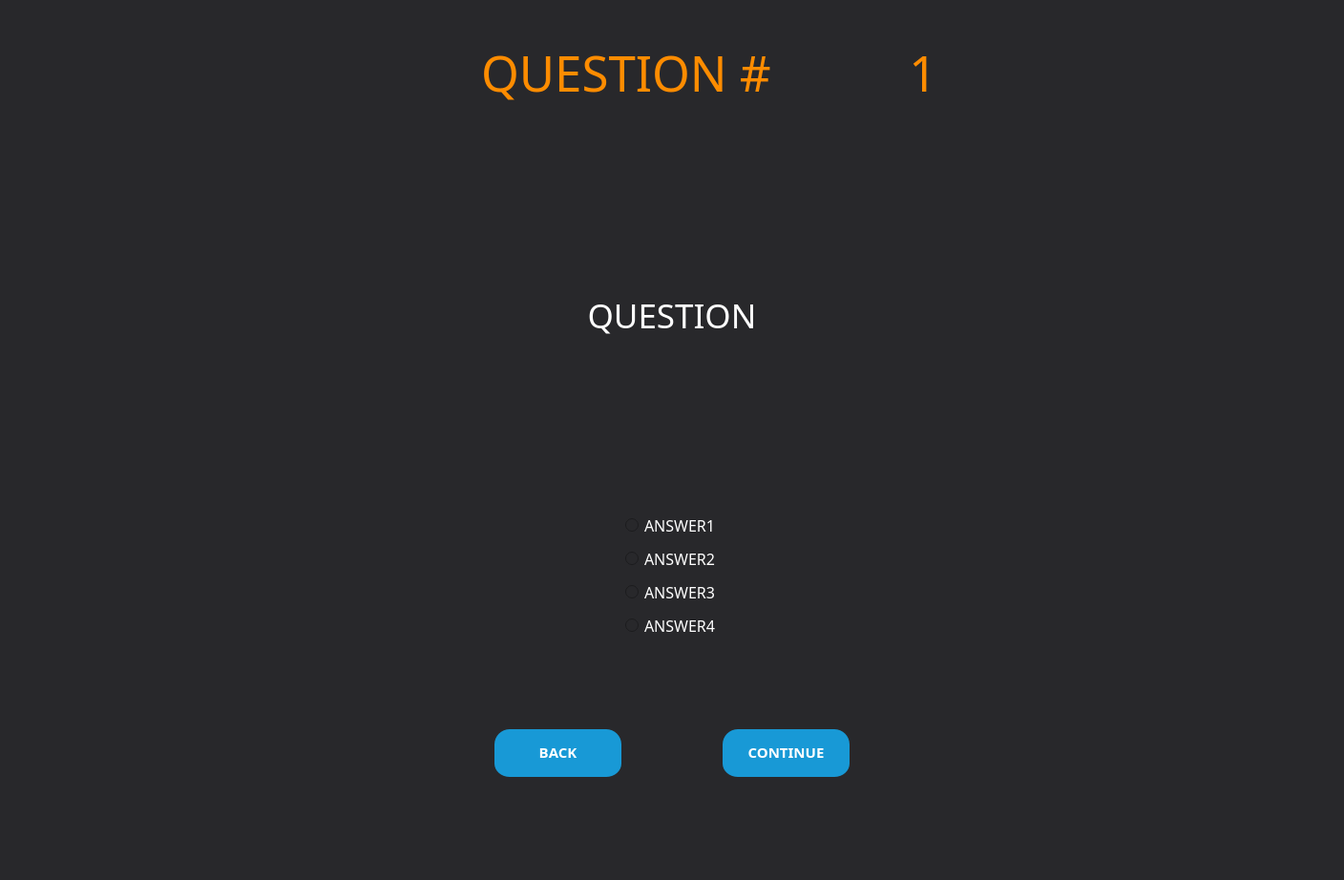
<?xml version="1.0" encoding="UTF-8"?>
<ui version="4.0">
 <class>MainWindow</class>
 <widget class="QMainWindow" name="MainWindow">
  <property name="geometry">
   <rect>
    <x>0</x>
    <y>0</y>
    <width>1408</width>
    <height>922</height>
   </rect>
  </property>
  <property name="windowTitle">
   <string>TRIVIA TIME</string>
  </property>
  <property name="windowIcon">
   <iconset resource="logos.qrc">
    <normaloff>:/imgs/Images/ideas.png</normaloff>:/imgs/Images/ideas.png</iconset>
  </property>
  <property name="styleSheet">
   <string notr="true">background-color: rgb(40, 40, 43);</string>
  </property>
  <widget class="QWidget" name="centralwidget">
   <layout class="QGridLayout" name="gridLayout">
    <item row="0" column="0">
     <widget class="QFrame" name="frame">
      <property name="frameShape">
       <enum>QFrame::NoFrame</enum>
      </property>
      <property name="frameShadow">
       <enum>QFrame::Plain</enum>
      </property>
      <property name="lineWidth">
       <number>0</number>
      </property>
      <layout class="QGridLayout" name="gridLayout_2">
       <item row="0" column="0">
        <layout class="QHBoxLayout" name="horizontalLayout_2">
         <item>
          <spacer name="horizontalSpacer">
           <property name="orientation">
            <enum>Qt::Horizontal</enum>
           </property>
           <property name="sizeHint" stdset="0">
            <size>
             <width>40</width>
             <height>20</height>
            </size>
           </property>
          </spacer>
         </item>
         <item>
          <layout class="QHBoxLayout" name="horizontalLayout">
           <item>
            <widget class="QLabel" name="label_2">
             <property name="minimumSize">
              <size>
               <width>520</width>
               <height>116</height>
              </size>
             </property>
             <property name="maximumSize">
              <size>
               <width>790</width>
               <height>140</height>
              </size>
             </property>
             <property name="font">
              <font>
               <family>Organic Relief</family>
               <pointsize>38</pointsize>
              </font>
             </property>
             <property name="styleSheet">
              <string notr="true">color: rgb(254, 140, 0);</string>
             </property>
             <property name="text">
              <string>QUESTION #</string>
             </property>
             <property name="alignment">
              <set>Qt::AlignCenter</set>
             </property>
            </widget>
           </item>
           <item>
            <widget class="QLabel" name="label_3">
             <property name="minimumSize">
              <size>
               <width>90</width>
               <height>90</height>
              </size>
             </property>
             <property name="maximumSize">
              <size>
               <width>790</width>
               <height>140</height>
              </size>
             </property>
             <property name="font">
              <font>
               <family>Organic Relief</family>
               <pointsize>38</pointsize>
              </font>
             </property>
             <property name="styleSheet">
              <string notr="true">color: rgb(254, 140, 0);</string>
             </property>
             <property name="text">
              <string>1</string>
             </property>
             <property name="alignment">
              <set>Qt::AlignCenter</set>
             </property>
            </widget>
           </item>
          </layout>
         </item>
         <item>
          <spacer name="horizontalSpacer_2">
           <property name="orientation">
            <enum>Qt::Horizontal</enum>
           </property>
           <property name="sizeHint" stdset="0">
            <size>
             <width>40</width>
             <height>20</height>
            </size>
           </property>
          </spacer>
         </item>
        </layout>
       </item>
       <item row="4" column="0">
        <layout class="QHBoxLayout" name="horizontalLayout_3">
         <item>
          <spacer name="horizontalSpacer_3">
           <property name="orientation">
            <enum>Qt::Horizontal</enum>
           </property>
           <property name="sizeHint" stdset="0">
            <size>
             <width>40</width>
             <height>20</height>
            </size>
           </property>
          </spacer>
         </item>
         <item>
          <layout class="QVBoxLayout" name="verticalLayout">
           <item>
            <widget class="QRadioButton" name="radioButton">
             <property name="font">
              <font>
               <family>LEMON MILK</family>
               <pointsize>12</pointsize>
              </font>
             </property>
             <property name="styleSheet">
              <string notr="true">color: rgb(255, 255, 255);</string>
             </property>
             <property name="text">
              <string>ANSWER1</string>
             </property>
            </widget>
           </item>
           <item>
            <widget class="QRadioButton" name="radioButton_2">
             <property name="font">
              <font>
               <family>LEMON MILK</family>
               <pointsize>12</pointsize>
              </font>
             </property>
             <property name="styleSheet">
              <string notr="true">color: rgb(255, 255, 255);</string>
             </property>
             <property name="text">
              <string>ANSWER2</string>
             </property>
            </widget>
           </item>
           <item>
            <widget class="QRadioButton" name="radioButton_3">
             <property name="font">
              <font>
               <family>LEMON MILK</family>
               <pointsize>12</pointsize>
              </font>
             </property>
             <property name="styleSheet">
              <string notr="true">color: rgb(255, 255, 255);</string>
             </property>
             <property name="text">
              <string>ANSWER3</string>
             </property>
            </widget>
           </item>
           <item>
            <widget class="QRadioButton" name="radioButton_4">
             <property name="font">
              <font>
               <family>LEMON MILK</family>
               <pointsize>12</pointsize>
              </font>
             </property>
             <property name="styleSheet">
              <string notr="true">color: rgb(255, 255, 255);</string>
             </property>
             <property name="text">
              <string>ANSWER4</string>
             </property>
            </widget>
           </item>
          </layout>
         </item>
         <item>
          <spacer name="horizontalSpacer_4">
           <property name="orientation">
            <enum>Qt::Horizontal</enum>
           </property>
           <property name="sizeHint" stdset="0">
            <size>
             <width>40</width>
             <height>20</height>
            </size>
           </property>
          </spacer>
         </item>
        </layout>
       </item>
       <item row="1" column="0">
        <spacer name="verticalSpacer">
         <property name="orientation">
          <enum>Qt::Vertical</enum>
         </property>
         <property name="sizeType">
          <enum>QSizePolicy::Fixed</enum>
         </property>
         <property name="sizeHint" stdset="0">
          <size>
           <width>20</width>
           <height>40</height>
          </size>
         </property>
        </spacer>
       </item>
       <item row="2" column="0">
        <layout class="QHBoxLayout" name="horizontalLayout_5">
         <item>
          <spacer name="horizontalSpacer_6">
           <property name="orientation">
            <enum>Qt::Horizontal</enum>
           </property>
           <property name="sizeType">
            <enum>QSizePolicy::Fixed</enum>
           </property>
           <property name="sizeHint" stdset="0">
            <size>
             <width>60</width>
             <height>20</height>
            </size>
           </property>
          </spacer>
         </item>
         <item>
          <widget class="QLabel" name="label">
           <property name="minimumSize">
            <size>
             <width>700</width>
             <height>300</height>
            </size>
           </property>
           <property name="font">
            <font>
             <family>LEMON MILK</family>
             <pointsize>26</pointsize>
            </font>
           </property>
           <property name="styleSheet">
            <string notr="true">color: rgb(255, 255, 255);</string>
           </property>
           <property name="text">
            <string>QUESTION</string>
           </property>
           <property name="scaledContents">
            <bool>true</bool>
           </property>
           <property name="alignment">
            <set>Qt::AlignCenter</set>
           </property>
          </widget>
         </item>
         <item>
          <spacer name="horizontalSpacer_7">
           <property name="orientation">
            <enum>Qt::Horizontal</enum>
           </property>
           <property name="sizeType">
            <enum>QSizePolicy::Fixed</enum>
           </property>
           <property name="sizeHint" stdset="0">
            <size>
             <width>60</width>
             <height>20</height>
            </size>
           </property>
          </spacer>
         </item>
        </layout>
       </item>
       <item row="3" column="0">
        <spacer name="verticalSpacer_3">
         <property name="orientation">
          <enum>Qt::Vertical</enum>
         </property>
         <property name="sizeType">
          <enum>QSizePolicy::Fixed</enum>
         </property>
         <property name="sizeHint" stdset="0">
          <size>
           <width>20</width>
           <height>50</height>
          </size>
         </property>
        </spacer>
       </item>
       <item row="5" column="0">
        <spacer name="verticalSpacer_2">
         <property name="orientation">
          <enum>Qt::Vertical</enum>
         </property>
         <property name="sizeHint" stdset="0">
          <size>
           <width>20</width>
           <height>40</height>
          </size>
         </property>
        </spacer>
       </item>
       <item row="6" column="0">
        <layout class="QHBoxLayout" name="horizontalLayout_4">
         <item>
          <spacer name="horizontalSpacer_9">
           <property name="orientation">
            <enum>Qt::Horizontal</enum>
           </property>
           <property name="sizeType">
            <enum>QSizePolicy::Fixed</enum>
           </property>
           <property name="sizeHint" stdset="0">
            <size>
             <width>500</width>
             <height>20</height>
            </size>
           </property>
          </spacer>
         </item>
         <item>
          <widget class="QPushButton" name="back_button">
           <property name="styleSheet">
            <string notr="true">QPushButton {
  background-color: #1899D6;
  border: solid transparent;
  border-radius: 16px;
  border-width: 0 0 4px;
  color: #FFFFFF;
  font-family: din-round,sans-serif;
  font-size: 15px;
  font-weight: 700;
  letter-spacing: .8px;
  line-height: 20px;
  margin: 0;
  outline: none;
  padding: 13px 16px;
  text-align: center;
  text-transform: uppercase;
  vertical-align: middle;
  white-space: nowrap;
  width: 100%;
}

QPushButton:hover{ 
  background-color: #16437E;
  color: #ffffff;
}


QPushButton:pressed {
    background-color: #fc4103;
    border-style: inset;
}

</string>
           </property>
           <property name="text">
            <string>BACK</string>
           </property>
          </widget>
         </item>
         <item>
          <spacer name="horizontalSpacer_5">
           <property name="orientation">
            <enum>Qt::Horizontal</enum>
           </property>
           <property name="sizeType">
            <enum>QSizePolicy::Fixed</enum>
           </property>
           <property name="sizeHint" stdset="0">
            <size>
             <width>100</width>
             <height>18</height>
            </size>
           </property>
          </spacer>
         </item>
         <item>
          <widget class="QPushButton" name="start_button">
           <property name="styleSheet">
            <string notr="true">QPushButton {
  background-color: #1899D6;
  border: solid transparent;
  border-radius: 16px;
  border-width: 0 0 4px;
  color: #FFFFFF;
  font-family: din-round,sans-serif;
  font-size: 15px;
  font-weight: 700;
  letter-spacing: .8px;
  line-height: 20px;
  margin: 0;
  outline: none;
  padding: 13px 16px;
  text-align: center;
  text-transform: uppercase;
  vertical-align: middle;
  white-space: nowrap;
  width: 100%;
}

QPushButton:hover{ 
  background-color: #16437E;
  color: #ffffff;
}


QPushButton:pressed {
    background-color: #fc4103;
    border-style: inset;
}

</string>
           </property>
           <property name="text">
            <string>CONTINUE</string>
           </property>
          </widget>
         </item>
         <item>
          <spacer name="horizontalSpacer_8">
           <property name="orientation">
            <enum>Qt::Horizontal</enum>
           </property>
           <property name="sizeType">
            <enum>QSizePolicy::Fixed</enum>
           </property>
           <property name="sizeHint" stdset="0">
            <size>
             <width>500</width>
             <height>20</height>
            </size>
           </property>
          </spacer>
         </item>
        </layout>
       </item>
       <item row="7" column="0">
        <spacer name="verticalSpacer_4">
         <property name="orientation">
          <enum>Qt::Vertical</enum>
         </property>
         <property name="sizeHint" stdset="0">
          <size>
           <width>20</width>
           <height>40</height>
          </size>
         </property>
        </spacer>
       </item>
      </layout>
     </widget>
    </item>
   </layout>
  </widget>
 </widget>
 <resources>
  <include location="logos.qrc"/>
 </resources>
 <connections/>
</ui>
